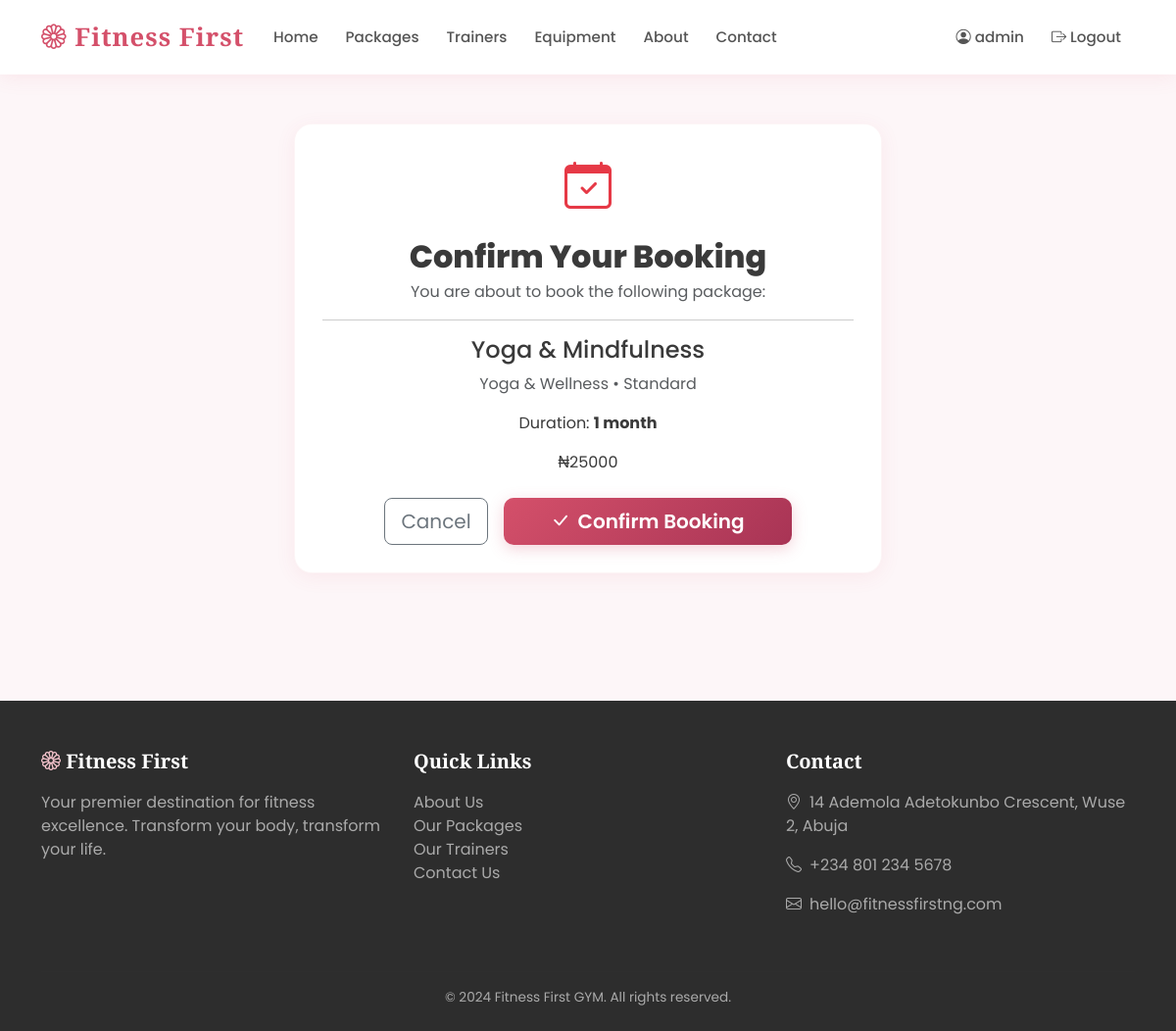
The page /packages/3/book/ (signed in) on the database its author committed.
### gym/models.py (models this page shows, shortened)
class Package(models.Model):
    name = models.CharField(max_length=200)
    category = models.ForeignKey(Category, on_delete=models.CASCADE)
    package_type = models.ForeignKey(PackageType, on_delete=models.CASCADE)
    description = models.TextField()
    duration_months = models.PositiveIntegerField(default=1)
    price = models.DecimalField(max_digits=10, decimal_places=2)
    is_active = models.BooleanField(default=True)
    created_at = models.DateTimeField(auto_now_add=True)

class Category(models.Model):
    name = models.CharField(max_length=100, unique=True)
    description = models.TextField(blank=True)
    created_at = models.DateTimeField(auto_now_add=True)
    class Meta:
        verbose_name_plural = 'Categories'

class PackageType(models.Model):
    name = models.CharField(max_length=100, unique=True)
    description = models.TextField(blank=True)

### gym/views.py (the view, shortened to what this page needs)
# urls.py: path('packages/<int:pk>/book/', views.book_package, name='book_package'),
@login_required
def book_package(request, pk):
    package = get_object_or_404(Package, pk=pk, is_active=True)
    return render(request, 'gym/book_confirm.html', {'package': package})

### templates/gym/book_confirm.html (shortened to what this page needs)
{% extends 'base.html' %}
{% block content %}
<div class="container" style="padding:50px 0; max-width:600px;">
    <div class="table-card text-center">
        <i class="bi bi-calendar-check" style="font-size:3rem;color:#e63946;"></i>
        <h2 class="mt-3 mb-1" style="font-weight:800;">Confirm Your Booking</h2>
        <p class="text-muted">You are about to book the following package:</p>
        <hr>
        <h4>{{ package.name }}</h4>
        <p class="text-muted">{{ package.category.name }} &bull; {{ package.package_type.name }}</p>
        <p>Duration: <strong>{{ package.duration_months }} month{{ package.duration_months|pluralize }}</strong></p>
        <div class="price my-3">₦{{ package.price|floatformat:0 }}</div>
        <form method="post">
            <div class="d-flex gap-3 justify-content-center mt-4">
                <a href="{% url 'package_detail' package.pk %}" class="btn btn-outline-secondary btn-lg">Cancel</a>
                <button type="submit" class="btn btn-primary btn-lg px-5">
                    <i class="bi bi-check-lg me-2"></i>Confirm Booking
                </button>
            </div>
        </form>
    </div>
</div>
{% endblock %}

### templates/base.html (shortened to what this page needs)
{% load static %}
<!DOCTYPE html>
<html lang="en">
<head>
    <link href="https://cdn.jsdelivr.net/npm/bootstrap@5.3.0/dist/css/bootstrap.min.css" rel="stylesheet">
    <link href="https://cdn.jsdelivr.net/npm/bootstrap-icons@1.11.0/font/bootstrap-icons.css" rel="stylesheet">
    <link href="{% static 'css/style.css' %}" rel="stylesheet">
</head>
<body>
<nav class="navbar navbar-expand-lg navbar-dark">
    <div class="container">
        <a class="navbar-brand" href="{% url 'home' %}">
            <i class="bi bi-flower1"></i> Fitness First
        </a>
        <div class="collapse navbar-collapse" id="navbarNav">
            <ul class="navbar-nav me-auto">
                <li class="nav-item">
                    <a class="nav-link {% if request.resolver_match.url_name == 'home' %}active{% endif %}" href="{% url 'home' %}">Home</a>
                </li>
                <li class="nav-item">
                    <a class="nav-link {% if request.resolver_match.url_name == 'packages' %}active{% endif %}" href="{% url 'packages' %}">Packages</a>
                </li>
                <li class="nav-item">
                    <a class="nav-link {% if request.resolver_match.url_name == 'trainers' %}active{% endif %}" href="{% url 'trainers' %}">Trainers</a>
                </li>
                <li class="nav-item">
                    <a class="nav-link {% if request.resolver_match.url_name == 'equipment' %}active{% endif %}" href="{% url 'equipment' %}">Equipment</a>
                </li>
                <li class="nav-item">
                    <a class="nav-link {% if request.resolver_match.url_name == 'about' %}active{% endif %}" href="{% url 'about' %}">About</a>
                </li>
                <li class="nav-item">
                    <a class="nav-link {% if request.resolver_match.url_name == 'contact' %}active{% endif %}" href="{% url 'contact' %}">Contact</a>
                </li>
            </ul>
            <ul class="navbar-nav">
                {% if user.is_authenticated %}
                    <li class="nav-item">
                        <a class="nav-link {% if request.resolver_match.url_name == 'member_dashboard' %}active{% endif %}" href="{% url 'member_dashboard' %}">
                            <i class="bi bi-person-circle"></i> {{ user.first_name|default:user.username }}
                        </a>
                    </li>
                    <li class="nav-item">
                        <a class="nav-link" href="{% url 'logout' %}">
                            <i class="bi bi-box-arrow-right"></i> Logout
                        </a>
                    </li>
                {% endif %}
            </ul>
        </div>
    </div>
</nav>
{% block content %}{% endblock %}
<footer>
    <div class="container">
        <div class="row">
            <div class="col-md-4 mb-4">
                <h5><i class="bi bi-flower1" style="color:#f7c5ce;"></i> Fitness First</h5>
                <p>Your premier destination for fitness excellence. Transform your body, transform your life.</p>
            </div>
            <div class="col-md-4 mb-4">
                <h5>Quick Links</h5>
                <ul class="list-unstyled">
                    <li><a href="{% url 'about' %}">About Us</a></li>
                    <li><a href="{% url 'packages' %}">Our Packages</a></li>
                    <li><a href="{% url 'trainers' %}">Our Trainers</a></li>
                    <li><a href="{% url 'contact' %}">Contact Us</a></li>
                </ul>
            </div>
            <div class="col-md-4 mb-4">
                <h5>Contact</h5>
                <p><i class="bi bi-geo-alt me-2"></i>14 Ademola Adetokunbo Crescent, Wuse 2, Abuja</p>
                <p><i class="bi bi-telephone me-2"></i>+234 801 234 5678</p>
                <p><i class="bi bi-envelope me-2"></i>hello@fitnessfirstng.com</p>
            </div>
        </div>
        <hr style="border-color:#333;">
        <p class="text-center mb-0" style="font-size:0.85rem;">
            &copy; 2024 Fitness First GYM. All rights reserved.
        </p>
    </div>
</footer>
</body>
</html>

### static/css/style.css (style rules this page uses)
:root { --primary: #d4506a; --primary-light: #f7c5ce; --primary-dark: #a83455; --accent: #f4a261; --rose: #f9e4e8; --dark: #2d2d2d; --light: #fdf6f8; --gray: #8a8a8a; --gold: #c9a96e; }
body { font-family: 'Poppins', sans-serif; background: var(--light); color: #3a3a3a; }
.navbar { background: rgba(255, 255, 255, 0.97) !important; box-shadow: 0 2px 20px rgba(212, 80, 106, 0.1); padding: 14px 0; backdrop-filter: blur(10px); }
.navbar-brand { font-family: 'Playfair Display', serif; font-size: 1.6rem; font-weight: 900; color: var(--primary) !important; letter-spacing: 1px; }
.nav-link { color: #555 !important; font-weight: 500; font-size: 0.95rem; transition: color 0.2s; padding: 6px 14px !important; }
.btn-primary { background: linear-gradient(135deg, var(--primary), var(--primary-dark)); border: none; border-radius: 10px; font-weight: 600; box-shadow: 0 4px 15px rgba(212, 80, 106, 0.25); transition: all 0.2s; }
.table-card { background: white; border-radius: 18px; padding: 28px; box-shadow: 0 4px 20px rgba(212, 80, 106, 0.08); border: 1px solid rgba(212, 80, 106, 0.06); }
footer { background: var(--dark); color: #aaa; padding: 50px 0 24px; margin-top: 80px; }
footer h5 { font-family: 'Playfair Display', serif; color: white; font-weight: 700; margin-bottom: 18px; }
footer a { color: #aaa; text-decoration: none; transition: color 0.2s; }

### rows shown on the page
Package: name "Yoga & Mindfulness", category.name "Yoga & Wellness", package_type.name "Standard", duration_months "1", price "25000"

### other values the page prints
{{ user.first_name|default:user.username }} "admin"
